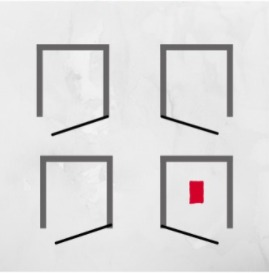
#> input picture red.jpeg, 269 x 273 px
$ python find.py
#> lines starting #> are read from the running program, lines starting #| are printed output that depends on the picture; after the words box and inside, x2 and y2 are one past the last pixel; in counts of white or black regions, pixels touching at a corner belong together
import numpy as np
import cv2

frame = cv2.imread('red.jpeg')
#> frame is the input picture: shape (273, 269, 3); mean B, G, R 220.2, 220, 221
lwr_red = np.array([164, 245, 175])
upper_red = np.array([184, 265, 255])

hsv = cv2.cvtColor(frame, cv2.COLOR_BGR2HSV)
#> hsv: shape (273, 269, 3); mean H, S, V 14.1, 1.4, 221
kernel = np.ones((5, 5), np.uint8)
mask = cv2.inRange(hsv, lwr_red, upper_red)
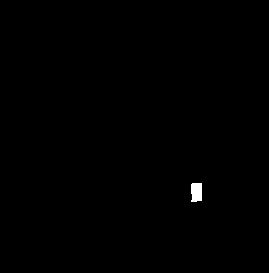
#> mask: shape (273, 269); 0.27% white; 1 white region, box (x1, y1, x2, y2) and area: (191, 183, 202, 202) 197
mask = cv2.dilate(mask, kernel, iterations=1)
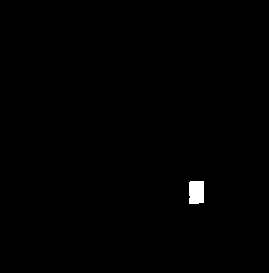
#> mask: shape (273, 269); 0.46% white; 1 white region
res = cv2.bitwise_and(frame, frame, mask=mask)
contours, hierarchy = cv2.findContours(mask, cv2.RETR_TREE, cv2.CHAIN_APPROX_SIMPLE)
#> contours = 1 contour; box (x1, y1, x2, y2) and area: (189, 181, 204, 204) 301

cnts,_=cv2.findContours(mask.copy(),cv2.RETR_EXTERNAL,cv2.CHAIN_APPROX_SIMPLE)
#> cnts has the same summary as contours
center = None

if len(cnts) > 0:
    c = max(cnts, key=cv2.contourArea)
#> c = contour of 11 points, box (x1, y1, x2, y2) (189, 181, 204, 204), area 301
    ((x, y), radius) = cv2.minEnclosingCircle(c)
#> x = 196; y = 192; radius = 13.04
    M = cv2.moments(c)
#> M = moments, m00 301, centre m10/m00, m01/m00 = (196, 191.8)
    center = (int(M["m10"] / M["m00"]), int(M["m01"] / M["m00"]))
#> center = (195, 191)
    print([x,y])
#| [196.0, 192.0]

cv2.imshow("Frame", frame)
cv2.imshow("Mask", mask)
cv2.waitKey(0)
